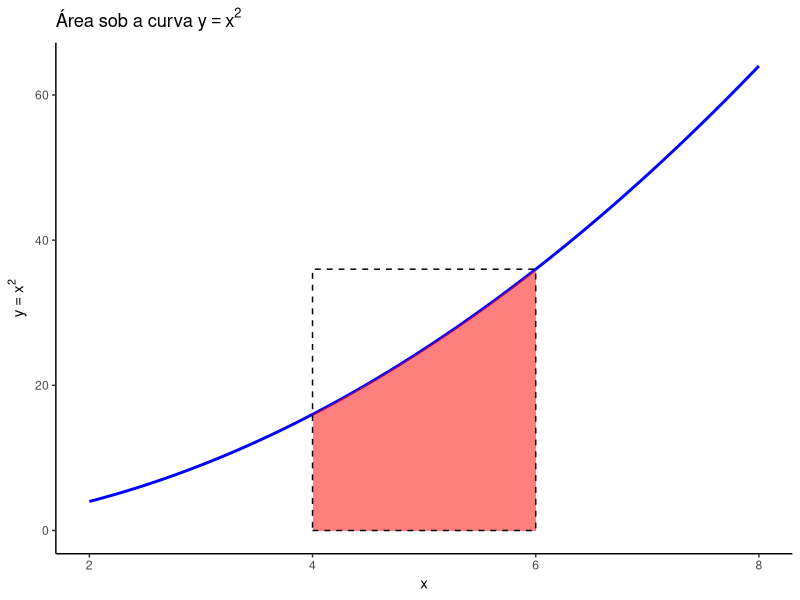
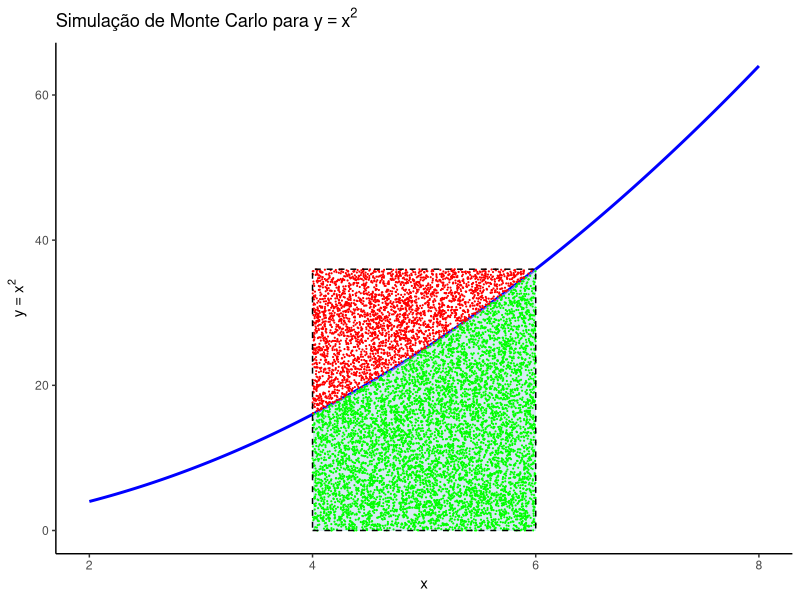
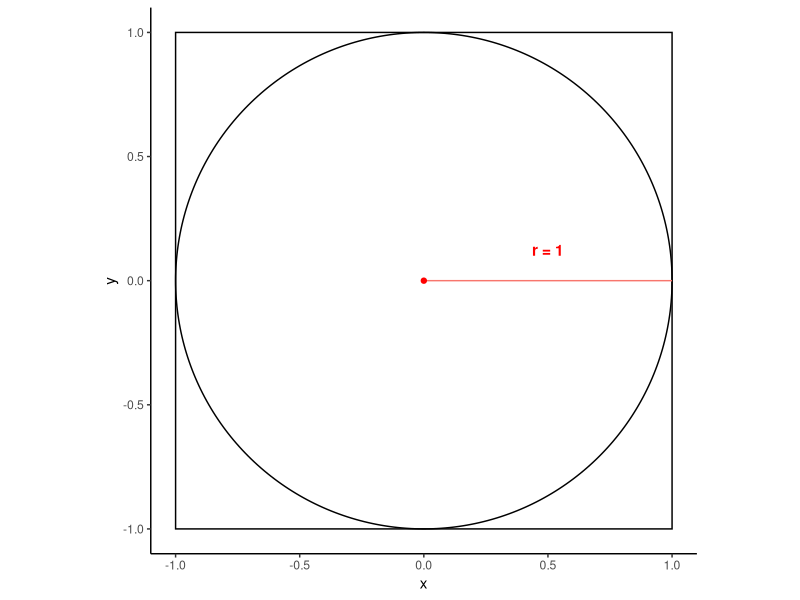
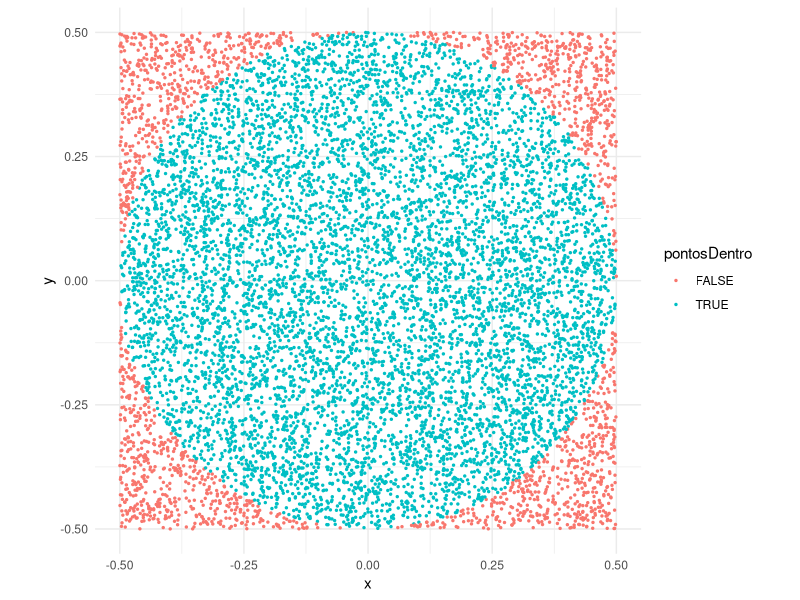
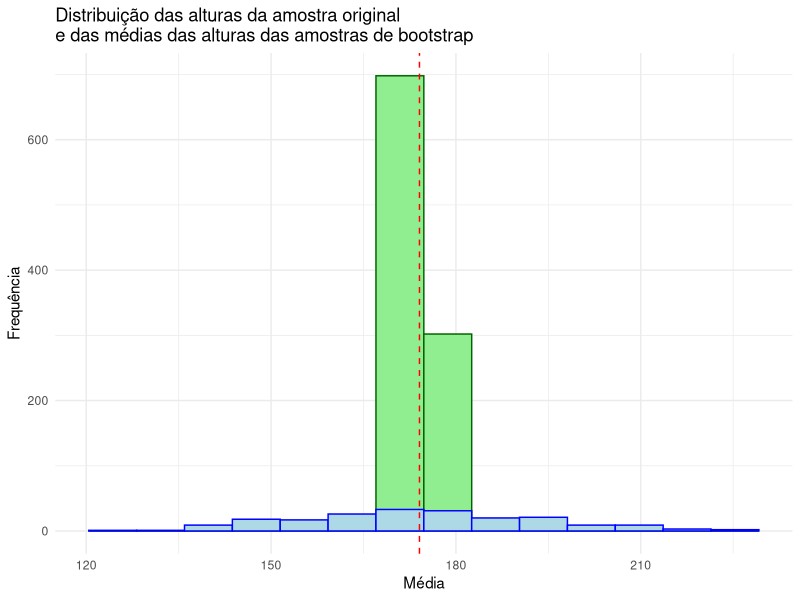
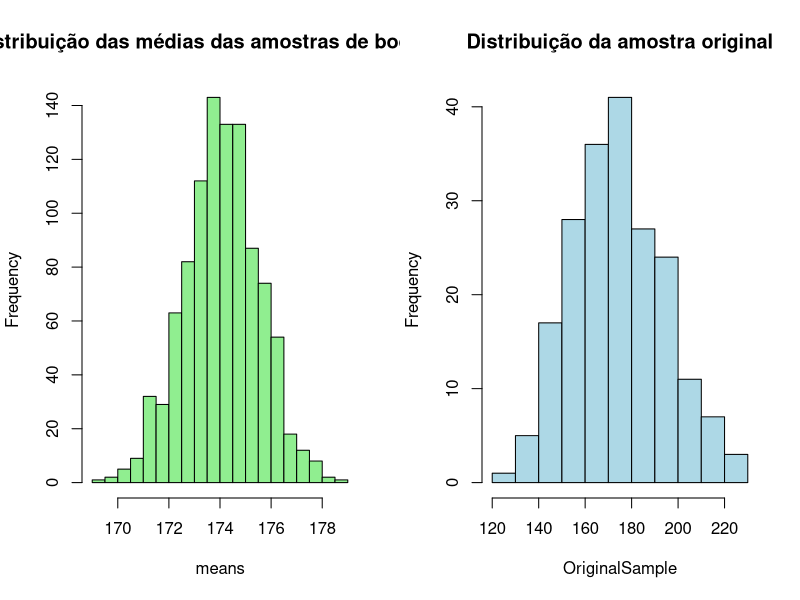

The R script that drew these images, in order:
## ---- chunk 1
# cria uma sequencia crescente de 1 a 10
x2 <- c(1:10)
x2
## ---- chunk 2
# cria uma sequencia decrescente de 20 a 10
x3 <- c(20:10)
x3
## ---- chunk 3
# cria uma sequencia de 1 a 10
# depois insere o número 20, 
# e depois cria uma nova sequencia de 30 a 40
x4 <- c(1:10, 20, 30:40)
x4
## ---- chunk 4
#cria uma sequencia de 1 a 10, aumentando 1 de cada vez, explicitando os argumentos
seq(from = 1, to = 10, by = 1)
## ---- chunk 5
#cria uma sequencia de 1 a 10, aumentando 1 de cada vez
seq(1, 10, 1)
## ---- chunk 6
# cria uma sequencia de 1 a 10 aumentando 0.5 de cada vez
seq(1, 10, 0.5)
## ---- chunk 7
# cria uma sequencia de 5 até 1, diminuindo 0.2 a cada vez
seq(5, 1, -0.2)
## ---- chunk 8
# Replicar o número 5, três vezes
rep(5, times = 3)
## ---- chunk 9
# Replicar cada elemento do vetor c(1, 2, 3) duas vezes
rep(c(1, 2, 3), each = 2)
## ---- chunk 10
# Replicar 1 duas vezes, 2 três vezes e 3 quatro vezes
rep(c(1, 2, 3), times = c(2, 3, 4))
## ---- chunk 11
# Gerar 10 números aleatórios uniformemente distribuídos
# Repetir esse processo 5 vezes com replicate
replicate(5, runif(10))
## ---- chunk 12
# replicando usando o pipe
runif(10) |>
  replicate(n=5)
## ---- chunk 13
# cria o objeto moeda
moeda <- c("cara","coroa")

# Simular o lançamento de uma moeda 2 vezes
sample(moeda, 2, replace = TRUE)
## ---- chunk 14
# replicando 5 vezes os dois lançamentos
replicate(n = 5, sample(moeda, 2, replace = TRUE))
## ---- chunk 15
# Selecionando, de forma aleatória, 5 números entre 1 e 10
x <- 1:10
sample(x, 5)
## ---- chunk 16
set.seed(5)
x <- 1:10
sample(x, 5)
## ---- chunk 17
x <- 1:100
sample(x, 5)
## ---- chunk 18
sample(1:6, 2, replace = TRUE)
## ---- chunk 19
# Replicando 10 vezes a amostragem de 2 números entre 1 e 6
x <- 1:6
replicate(n = 10, sample(x, 2, replace = TRUE))
## ---- chunk 20
replicate(10, sample(1:6, 2, replace = TRUE))
## ---- chunk 21
sample(1:6, 2, replace = TRUE) |>
  replicate(n = 10)
## ---- chunk 22
# cria um conjunto de números distribuidos de forma normal com média = 0 e desvio padrão = 1
x <- rnorm(100) 
# Sorteia 5 desses números
sample(x, 5)
## ---- chunk 23
rnorm(100) |> sample(5)
## ---- chunk 24
moeda <- c("cara", "coroa")
sample(moeda, 1)
## ---- chunk 25
# Definindo parâmetros do modelo
numero_de_rodadas <- 10000
numero_vencedor   <- 7

# Simulando a roleta
set.seed(123)  # Para reprodutibilidade
resultados <- sample(0:36, numero_de_rodadas, replace = TRUE)

# Contando quantas vezes saiu o número vencedor
vitorias <- sum(resultados == numero_vencedor)

# Calculando a proporção de vitórias
proporcao_vitorias <- vitorias / numero_de_rodadas

# Exibindo resultados
cat("Proporção de vitórias ao apostar no número 7:", proporcao_vitorias, "\n")

## ---- chunk 26
# Carregar a biblioteca ggplot2
library(ggplot2)

# Definindo a função
f <- function(x) x^2

# Definindo os limites
x_min <- 4
x_max <- 6
x_range <- c(2, 8)  # Intervalo total para o gráfico
y_max <- f(x_max)

# Criando uma sequência de valores x para a curva
x <- seq(x_range[1], x_range[2], length.out = 1000)
y <- f(x)

# Dados para a área sob a curva
x_area <- seq(x_min, x_max, length.out = 1000)
y_area <- f(x_area)

# Criando o gráfico
ggplot(data = data.frame(x, y), aes(x = x, y = y)) +
  geom_line(color = "blue", linewidth = 1) +  # Curva y = x^2
  geom_ribbon(data = data.frame(x = x_area, ymin = 0, ymax = y_area),
              aes(x = x, ymin = ymin, ymax = ymax),
              fill = "red", alpha = 0.5) +  # Área sob a curva
  annotate("rect", xmin = x_min, xmax = x_max, ymin = 0, ymax = y_max, color = "black", fill = NA, linetype = "dashed") +
  scale_x_continuous(limits = c(2, 8), breaks = seq(2, 8, by = 2)) +  # Limitar o eixo x de 0 a 10 com marcações nos números pares
  labs(title = expression("Área sob a curva " * y == x^2),
       x = "x",
       y = expression(y == x^2)) +
  theme_classic()
## ---- chunk 27
# Carregar a biblioteca ggplot2
library(ggplot2)

# Definindo a função
f <- function(x) x^2

# Definindo os limites
x_min <- 4
x_max <- 6
x_range <- c(2, 8)
y_max <- f(x_max)

# Número de pontos aleatórios a serem gerados
n_pontos <- 10000

# Gerando pontos aleatórios
set.seed(123)
x_pontos <- runif(n_pontos, min = x_min, max = x_max)
y_pontos <- runif(n_pontos, min = 0, max = y_max)

# Verificando quais pontos estão abaixo da curva
abaixo_da_curva <- y_pontos <= f(x_pontos)

# Dados para a área sob a curva
x_area <- seq(x_min, x_max, length.out = 1000)
y_area <- f(x_area)

# Criando o gráfico
ggplot() +
  # Desenhando a curva y = x^2
  geom_line(data = data.frame(x = seq(x_range[1], x_range[2], length.out = 1000), y = f(seq(x_range[1], x_range[2], length.out = 1000))),
            aes(x = x, y = y), color = "blue", linewidth = 1) +
  # Desenhando a área sob a curva
  geom_ribbon(data = data.frame(x = x_area, ymin = 0, ymax = y_area),
              aes(x = x, ymin = ymin, ymax = ymax),
              fill = "lightblue", alpha = 0.5) +
  # Desenhando pontos abaixo da curva
  geom_point(data = data.frame(x = x_pontos[abaixo_da_curva], y = y_pontos[abaixo_da_curva]),
             aes(x = x, y = y), color = "green", size = 0.1) +
  # Desenhando pontos acima da curva
  geom_point(data = data.frame(x = x_pontos[!abaixo_da_curva], y = y_pontos[!abaixo_da_curva]),
             aes(x = x, y = y), color = "red", size = 0.1) +
  # Adicionando o retângulo
  annotate("rect", xmin = x_min, xmax = x_max, ymin = 0, ymax = y_max, color = "black", fill = NA, linetype = "dashed") +
  # Configurando o eixo x para mostrar números pares
  scale_x_continuous(limits = x_range, breaks = seq(0, 10, by = 2)) +
  labs(title = expression("Simulação de Monte Carlo para " * y == x^2),
       x = "x",
       y = expression(y == x^2)) +
  theme_classic()

## ---- chunk 28
# Definindo o modelo e os limites
f <- function(x) x^2
x_min <- 4
x_max <- 6
y_min <- 0
y_max <- f(x_max)

# Definindo o número de pontos aleatórios a serem gerados
n_pontos <- 10000

# Gerando pontos aleatórios
set.seed(123)  # Para reprodutibilidade
x <- runif(n_pontos, min = x_min, max = x_max)
y <- runif(n_pontos, min = y_min, max = y_max)

# Verificando quantos pontos estão abaixo da curva
# variável lógica que será verdadeira se y for menor que x^2
abaixo_da_curva     <- y <= f(x) 

# podemos somar os valores verdadeiros, pois no R  TRUE tem o valor = 1
pt_abaixo_da_curva <- sum(abaixo_da_curva)

# Calculando a área
area_retangulo <- (x_max - x_min) * (y_max - y_min)
area_estimada  <- area_retangulo * (pt_abaixo_da_curva / n_pontos) 

# Exibindo o resultado
cat("A área estimada abaixo da curva y = x^2 entre x = 4 e x = 6 é aproximadamente:", area_estimada, "\n")

## ---- chunk 29
library(ggforce)
ggplot() +
  coord_fixed(ratio = 1) +
  geom_rect(aes(xmin = -1, xmax = 1, ymin = -1, ymax = 1), 
            fill = "white", alpha = 0.4, color = "black") +
  geom_circle(aes(x0 = 0, y0 = 0, r = 1), inherit.aes = FALSE) + 
  geom_segment(aes(x = 0, y = 0, xend = 1, yend = 0, colour = "red"), show.legend = FALSE) +
  annotate("point", x = 0, y = 0, colour = "red") +
  annotate("text", label="r = 1" , x = 0.5, y = 0.125, colour = "red", fontface="bold") +
  theme_classic()
## ---- chunk 30
trials <- 10000
pontos <- data.frame(x = runif(trials, -0.5, 0.5),
                     y = runif(trials, -0.5, 0.5))
## ---- chunk 31
library(dplyr)
pontos <- pontos |>
          mutate(raio = sqrt(x^2 + y^2),
                 pontosDentro = raio <= 0.5)
head(pontos)
## ---- chunk 32
library(ggplot2)
ggplot(pontos) +
    geom_point(aes(x = x, y = y, color = pontosDentro), size = 0.5) +
    coord_fixed( ratio=1) +
    theme_minimal()
## ---- chunk 33
dentro <- sum(pontos$pontosDentro)
total  <- nrow(pontos)
R <- dentro/total
piApprox <- 4 * R
piApprox
## ---- chunk 34
trials <- 10000000
pontos <- data.frame(x = runif(trials, -0.5, 0.5),
                     y = runif(trials, -0.5, 0.5)) |>
          mutate(raio = sqrt(x^2 + y^2),
                 pontosDentro = raio <= 0.5)

R <- sum(pontos$pontosDentro) / nrow(pontos)
piApprox <- 4 * R
piApprox
## ---- chunk 35
pop <- rnorm(n = 100000, mean = 175, sd = 20 )
OriginalSample <- sample(pop, 200, replace = FALSE)
## ---- chunk 36
t.test(pop)
t.test(OriginalSample)
## ---- chunk 37
bootSamples <- replicate(1000, sample(OriginalSample, size = length(OriginalSample), replace = TRUE))
## ---- chunk 38
# criando uma vetor "means" com as médias de cada uma das amostras do boostrap
means <- apply(bootSamples, 2, mean)
## ---- chunk 39
library(ggplot2)
ggplot() +
  geom_histogram(aes(x = means), bins = 14, fill = "lightgreen", col="darkgreen") +
  geom_histogram(aes(x = OriginalSample), bins = 14, fill = "lightblue", col="blue") +
  geom_vline(xintercept = mean(OriginalSample), color = "red", linetype = "dashed") +
  labs(title = "Distribuição das alturas da amostra original\ne das médias das alturas das amostras de bootstrap",
       x = "Média",
       y = "Frequência") +
  theme_minimal()
## ---- chunk 40
par(mfrow = c(1, 2))
hist(means,breaks = 14, main = "Distribuição das médias das amostras de bootstrap", col="lightgreen")
hist(OriginalSample, breaks = 14, main = "Distribuição da amostra original", col="lightblue")
